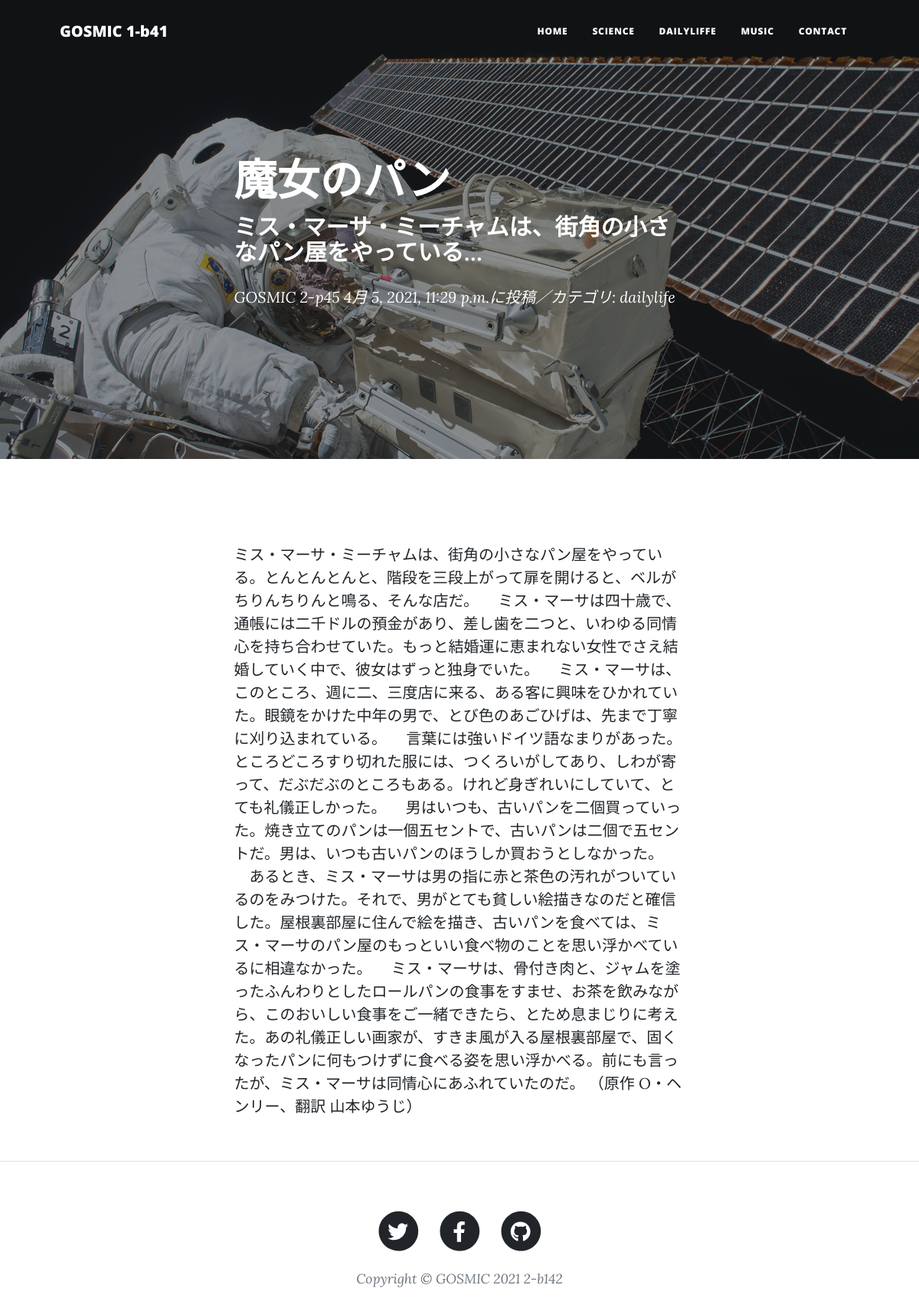
Page /blog-detail/2/ on the committed database.
### blog/models.py (models this page shows, shortened)
class BlogPost(models.Model):
    CATEGORY = (('science', '科学のこと'), ('dailylife', '日常のこと'), ('music', '音楽のこと'))
    title = models.CharField(
        verbose_name='タイトル', # フィールドのタイトル
        max_length=200        # 最大文字数は200
        )
    content = models.TextField(
        verbose_name='本文'   # フィールドのタイトル
        )
    posted_at = models.DateTimeField(
        verbose_name='投稿日時', # フィールドのタイトル
        auto_now_add=True       # 日時を自動追加
        )
    category = models.CharField(
        verbose_name='カテゴリ', # フィールドのタイトル
        max_length=50,        # 最大文字数は50
        choices=CATEGORY
        )

### blog/views.py (the view)
class BlogDetail(DetailView):
    template_name ='post.html'
    model = BlogPost

### blog/templates/post.html (shortened to what this page needs)
{% extends 'base.html' %}
{% load static %}
  {% block header %}
  <header class="masthead"
          style="background-image: url({% static 'assets/img/post-bg.jpg' %})">
    <div class="container position-relative px-4 px-lg-5">
      <div class="row gx-4 gx-lg-5 justify-content-center">
        <div class="col-md-10 col-lg-8 col-xl-7">
          <div class="post-heading">
            <h1>{{object.title}}</h1>
            <h2 class="subheading">{{object.content|truncatechars:30}}</h2>
            <span class="meta">
            <a href={% url 'blog:index' %}>GOSMIC 2-p45</a>
            {{object.posted_at}}に投稿／カテゴリ:
            {{object.category}}</span>
          </div>
        </div>
      </div>
    </div>
  </header>
  {% endblock %}
  {% block contents %}
  <article class="mb-4">
    <div class="container px-4 px-lg-5">
      <div class="row gx-4 gx-lg-5 justify-content-center">
        <div class="col-md-10 col-lg-8 col-xl-7">
        　　<p>{{object.content}}</p>
        </div>
      </div>
    </div>
  </article>
  <hr>
  {% endblock %}

### rows in the picture
BlogPost: title "魔女のパン", content "ミス・マーサ・ミーチャムは、街角の小さなパン屋をやっている…", posted_at "4月 5, 2021, 11:29 p.m.", category "dailylife", content "ミス・マーサ・ミーチャムは、街角の小さなパン屋をやっている。とんとんとんと、階段を三段上がって扉を開けると、ベルがちりんちりんと鳴る、そんな店だ。 ミス・マーサは四十歳で、通帳には二千ドルの預金があり、差し歯を二つと、いわゆる同情心を持ち合わせていた。もっと結婚運に恵まれない女性でさえ結婚していく中で、彼女はずっと独身でいた。 ミス・マーサは、このところ、週に二、三度店に来る、ある客に興味をひかれていた。眼鏡をかけた中年の男で、とび色のあごひげは、先まで丁寧に刈り込まれている。 言葉には強いドイツ語なまりがあった。ところどころすり切れた服には、つくろいがしてあり、しわが寄って、だぶだぶのところもある。けれど身ぎれいにしていて、とても礼儀正しかった。 男はいつも、古いパンを二個買っていった。焼き立てのパンは一個五セントで、古いパンは二個で五セントだ。男は、いつも古いパンのほうしか買おうとしなかった。 あるとき、ミス・マーサは男の指に赤と茶色の汚れがついているのをみつけた。それで、男がとても貧しい絵描きなのだと確信した。屋根裏部屋に住んで絵を描き、古いパンを食べては、ミス・マーサのパン屋のもっといい食べ物のことを思い浮かべているに相違なかった。 ミス・マーサは、骨付き肉と、ジャムを塗ったふんわりとしたロールパンの食事をすませ、お茶を飲みながら、このおいしい食事をご一緒できたら、とため息まじりに考えた。あの礼儀正しい画家が、すきま風が入る屋根裏部屋で、固くなったパンに何もつけずに食べる姿を思い浮かべる。前にも言ったが、ミス・マーサは同情心にあふれていたのだ。 （原作…"
